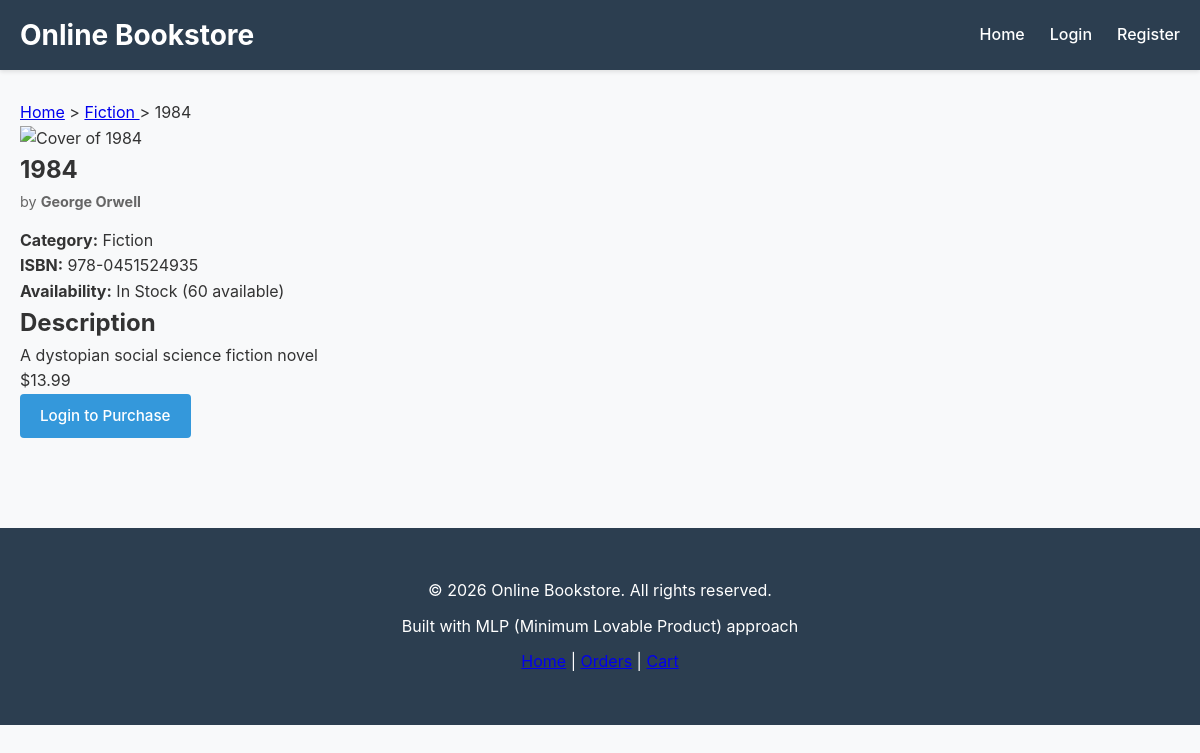
/book.php?id=3, run on the app's committed database.
### tables this page shows
CREATE TABLE IF NOT EXISTS books (
    id INT AUTO_INCREMENT PRIMARY KEY,
    title VARCHAR(255) NOT NULL,
    author VARCHAR(255) NOT NULL,
    isbn VARCHAR(20) UNIQUE,
    category VARCHAR(100) NOT NULL,
    description TEXT,
    price DECIMAL(10, 2) NOT NULL,
    stock_quantity INT DEFAULT 0,
    cover_image VARCHAR(255),
    created_at TIMESTAMP DEFAULT CURRENT_TIMESTAMP,
    updated_at TIMESTAMP DEFAULT CURRENT_TIMESTAMP ON UPDATE CURRENT_TIMESTAMP,
    INDEX idx_category (category),
    INDEX idx_author (author),
    INDEX idx_isbn (isbn),
    FULLTEXT idx_search (title, author, description)
);

### book.php (the view, shortened to what this page needs)
<?php
$book_id = intval($_GET['id'] ?? 0);
$db = Database::getInstance();
$conn = $db->getConnection();
$stmt = $conn->prepare("SELECT * FROM books WHERE id = ?");
$stmt->execute([$book_id]);
$book = $stmt->fetch();
?>
<!DOCTYPE html>
<html lang="en">
<head>
    <link rel="stylesheet" href="assets/css/style.css">
</head>
<body>
    <?php include 'includes/header.php'; ?>
    <main class="container">
        <nav aria-label="Breadcrumb" class="breadcrumb">
            <a href="index.php">Home</a> &gt;
            <a href="index.php?category=<?php echo urlencode($book['category']); ?>">
                <?php echo htmlspecialchars($book['category'], ENT_QUOTES); ?>
            </a> &gt;
            <span><?php echo htmlspecialchars($book['title'], ENT_QUOTES); ?></span>
        </nav>
        <article class="book-details">
            <div class="book-details-grid">
                <div class="book-details-image">
                    <img src="images/<?php echo htmlspecialchars($book['cover_image'], ENT_QUOTES); ?>"
                         alt="Cover of <?php echo htmlspecialchars($book['title'], ENT_QUOTES); ?>"
                         onerror="this.src='images/placeholder.jpg'">
                </div>
                <div class="book-details-content">
                    <h1><?php echo htmlspecialchars($book['title'], ENT_QUOTES); ?></h1>
                    <p class="book-author">by <strong><?php echo htmlspecialchars($book['author'], ENT_QUOTES); ?></strong></p>
                    <div class="book-meta">
                        <p><strong>Category:</strong> <?php echo htmlspecialchars($book['category'], ENT_QUOTES); ?></p>
                        <p><strong>ISBN:</strong> <?php echo htmlspecialchars($book['isbn'], ENT_QUOTES); ?></p>
                        <p><strong>Availability:</strong>
                            <?php if ($book['stock_quantity'] > 0): ?>
                                <span class="in-stock">In Stock (<?php echo $book['stock_quantity']; ?> available)</span>
                            <?php else: ?>
                                <span class="out-of-stock">Out of Stock</span>
                            <?php endif; ?>
                        </p>
                    </div>
                    <div class="book-description">
                        <h2>Description</h2>
                        <p><?php echo nl2br(htmlspecialchars($book['description'], ENT_QUOTES)); ?></p>
                    </div>
                    <div class="book-purchase">
                        <p class="book-price-large">$<?php echo number_format($book['price'], 2); ?></p>
                        <?php if (isset($_SESSION['user_id'])): ?>
                            <?php if ($book['stock_quantity'] > 0): ?>
                                <form method="POST" action="cart.php" class="add-to-cart-form">
                                    <input type="hidden" name="action" value="add">
                                    <input type="hidden" name="book_id" value="<?php echo $book['id']; ?>">
                                    <label for="quantity">Quantity:</label>
                                    <input type="number" id="quantity" name="quantity" value="1" min="1" max="<?php echo $book['stock_quantity']; ?>">
                                    <button type="submit" class="btn btn-primary btn-large">Add to Cart</button>
                                </form>
                            <?php else: ?>
                                <button class="btn btn-disabled btn-large" disabled>Out of Stock</button>
                            <?php endif; ?>
                        <?php else: ?>
                            <a href="login.php" class="btn btn-primary btn-large">Login to Purchase</a>
                        <?php endif; ?>
                    </div>
                </div>
            </div>
        </article>
    </main>
    <?php include 'includes/footer.php'; ?>
</body>
</html>

### assets/css/style.css (style rules this page uses)
* { margin: 0; padding: 0; box-sizing: border-box; }
:root { --primary-color: #2c3e50; --secondary-color: #3498db; --success-color: #27ae60; --danger-color: #e74c3c; --warning-color: #f39c12; --light-bg: #f8f9fa; --border-color: #dee2e6; --text-color: #333; --text-muted: #666; --shadow: 0 2px 4px rgba(0,0,0,0.1); }
body { font-family: -apple-system, BlinkMacSystemFont, 'Segoe UI', Roboto, 'Helvetica Neue', Arial, sans-serif; line-height: 1.6; color: var(--text-color); background: var(--light-bg); }
.container { max-width: 1200px; margin: 0 auto; padding: 30px 20px; }
.book-author { color: var(--text-muted); font-size: 0.9rem; margin-bottom: 15px; }
.btn { display: inline-block; padding: 10px 20px; border: none; border-radius: 4px; cursor: pointer; text-decoration: none; text-align: center; font-size: 0.95rem; font-weight: 500; transition: all 0.3s; }
.btn-primary { background: var(--secondary-color); color: white; }

### data on the page
books: category "Fiction", title "1984", author "George Orwell", isbn "978-0451524935", stock_quantity "60", description "A dystopian social science fiction novel", price "13.99"

### other printed values
SITE_NAME "Online Bookstore"
